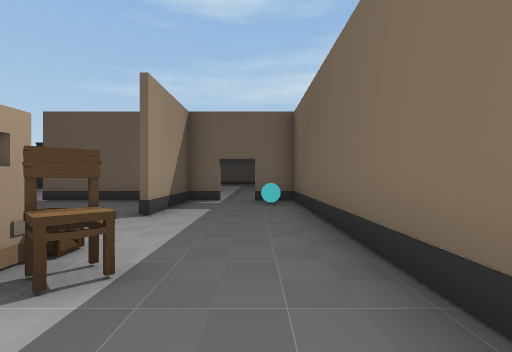
[1] (above)

24 first-person views from a walk through a 3-D level made in the Unity game engine. The camera is 1.4 m above the floor, looks level and sees 85° across. The floor is counted in squares, 2 m on a side. Each view is taken from the middle of a square. On the plan, view 1 faces up. The plan holds only what a view shows up to about 9 squares ahead; the rest is blank. The place goes on beyond the plan. Door leaves are left out, so doorways stand open.

[2]
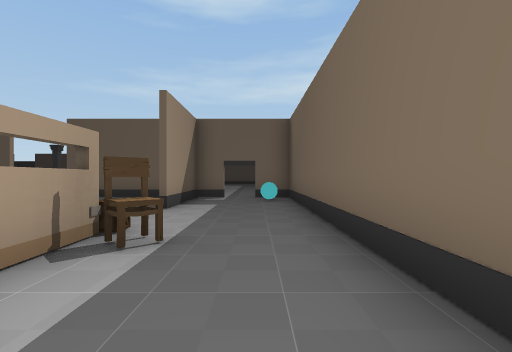

[3]
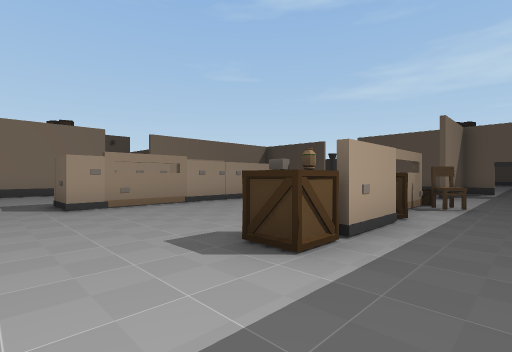

[4]
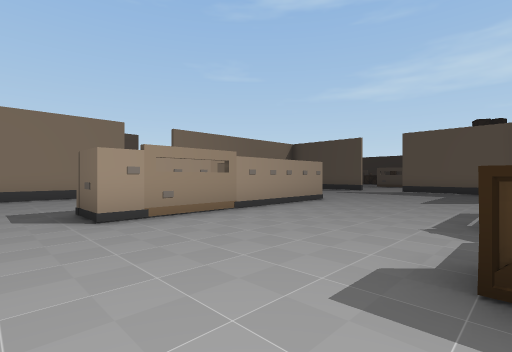

[5]
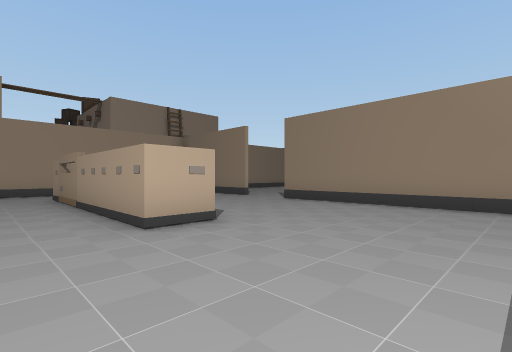

[6]
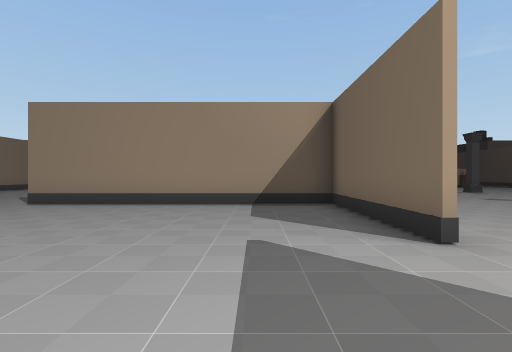

[7]
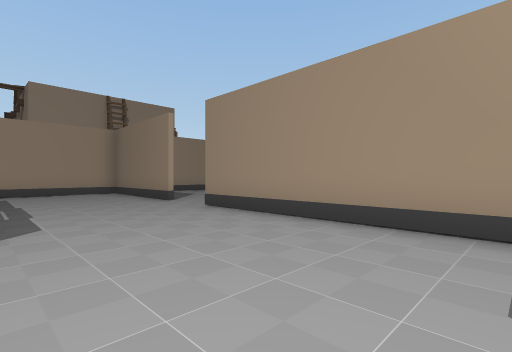

[8]
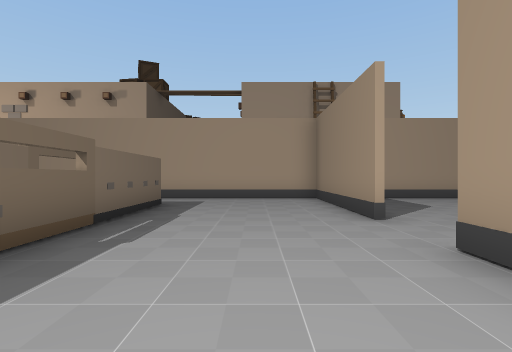

[9]
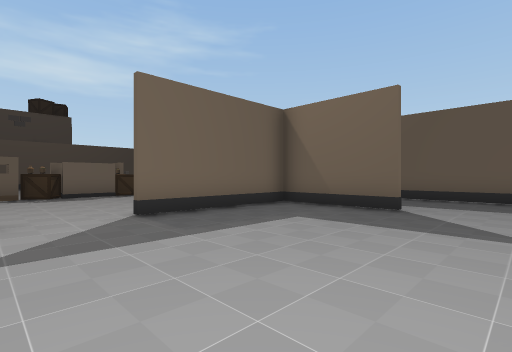

[10]
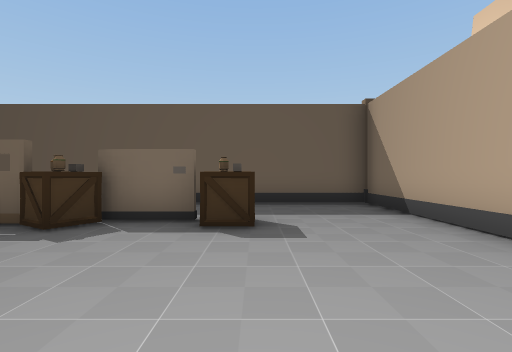

[11]
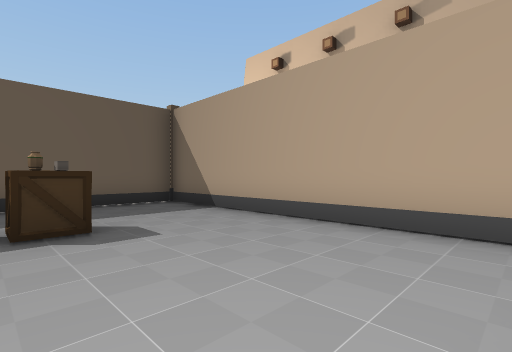

[12]
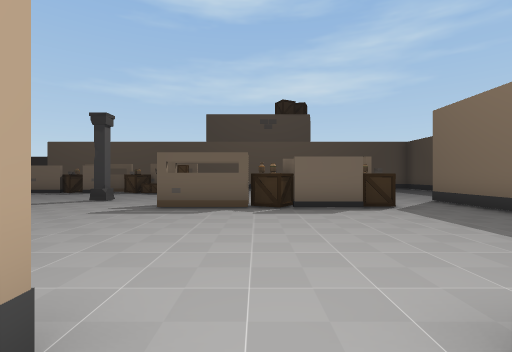

[13]
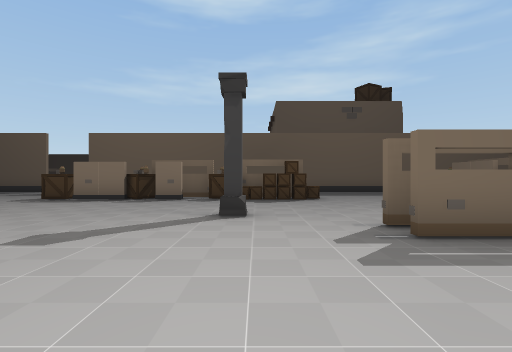

[14]
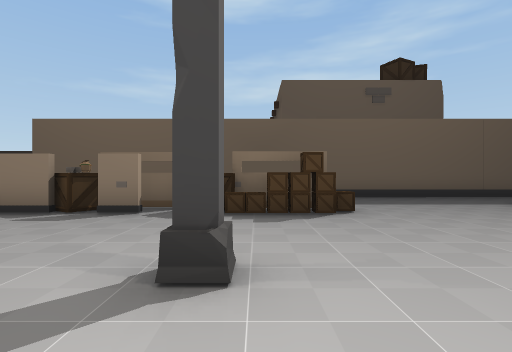

[15]
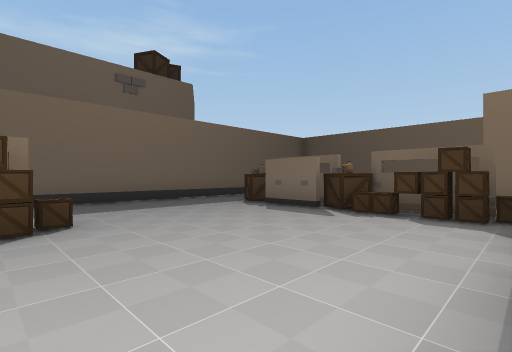

[16]
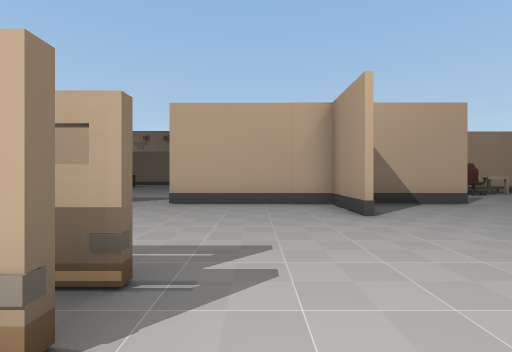

[17]
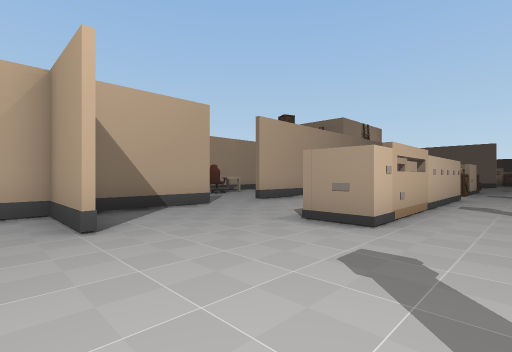

[18]
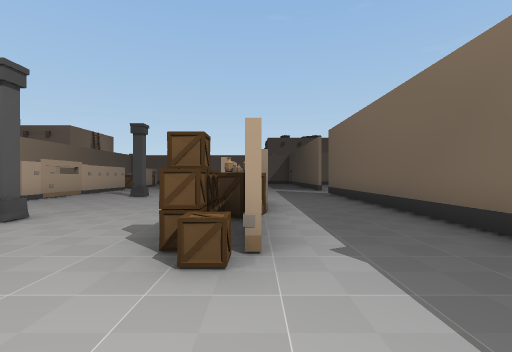

[19]
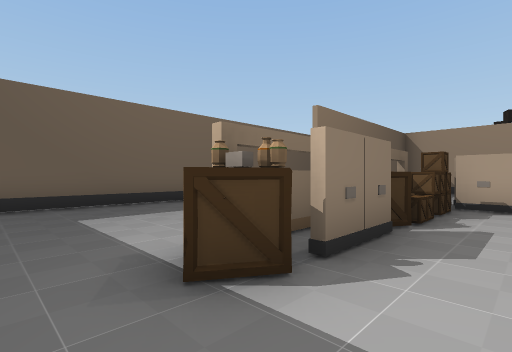

[20]
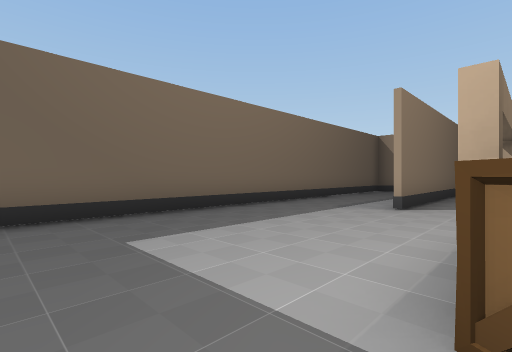

[21]
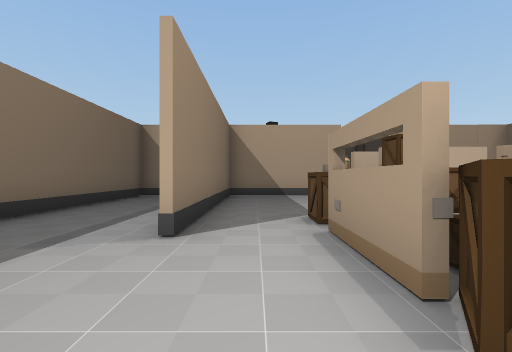

[22]
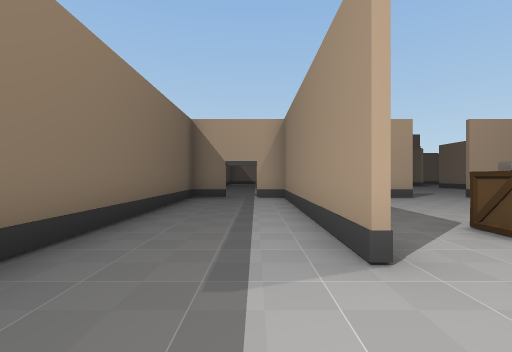

[23]
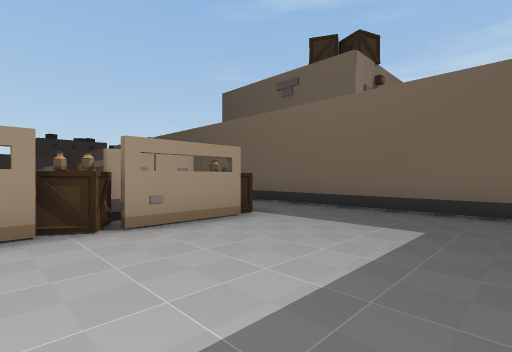

[24]
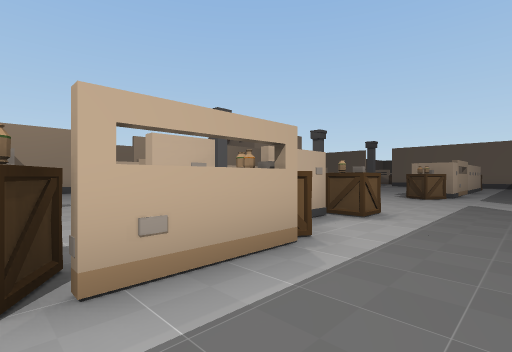

### Floor plan
Points are (right, up) in squares from view 1. A wall is a line through its corners. A room is listed if a view was taken in it or the views show most of it. See-through windows are left out.
Room 1 (view 1)
walls: (-1.9, 2.4) (-1.9, 1); (1.1, 0.1) (1.1, 2.5)
ways out: opening at (0, -1.5) to room 2; opening at (-0.5, 1.5) to room 4
objects: chair (-1, 2)
Room 2 (views 2, 3, 4, 5, 6, 7, 8, 9, 10, 11, 12)
walls: (-6.5, 1.6) (-6.5, -2.6); (-7.5, -1.5) (-7.5, -2.5); (-7.7, -2.4) (-7.7, 0.5); (-1.5, -0.6) (-1.5, -1.6); (-1.6, -1.6) (-1.6, -0.5); (-2, 4.9) (-2, 8.1); (-11.9, -1.4) (-11.9, -5.8) (1.1, -5.8) (1.1, -1.4); (-7.8, 7.9) (-11.9, 7.9); (-1, 7.9) (-6.1, 7.9); (-11.9, 8) (-11.9, 0.4)
ways out: opening at (0, -1.5) to room 1; open door at (-6.5, 8) to room 3; opening at (-2, 3.5) to room 4; open door at (-12, -0.5)
objects: other object (-7, 2); box (-2, -3) to (-2, -2); box (-2, 0); box (-2, 3)
Room 3 (views 13, 14, 15, 16, 17, 18, 19, 20, 21, 22, 23, 24)
walls: (-15.4, 18.2) (-16.4, 18.2); (-16.5, 18.4) (-15.5, 18.4); (-11.9, 10.2) (-11.9, 8); (-20.9, 12.5) (-15.4, 12.5); (-9.5, 18.9) (-11.5, 18.9); (-15.3, 8.1) (-12.5, 8.1); (-17.9, 8.1) (-17, 8.1); (-12, 8.1) (-7.8, 8.1); (-7.4, 13.1) (-9.1, 13.1); (-22.9, 19.2) (-22.4, 19.2); (-6, 14) (-5.5, 14); (-4.6, 13.1) (-6.3, 13.1); (-4.7, 17.4) (-4.7, 18.6); (-4.6, 18.5) (-4.6, 17.4); (-6.1, 8.1) (-5.3, 8.1); (-3.9, 17.5) (-3.9, 18.4); (-3.7, 18.5) (-3.7, 17.4); (-1.9, 14.9) (-1.9, 7.9); (-2, 9) (-2, 14.9); (-2, 8.1) (-1, 8.1); (-0.2, 21.9) (-17.4, 21.9); (-0.1, 8.1) (1.1, 8.1) (1.1, 20.9)
ways out: open door at (-6.5, 8) to room 2; gap at (-0.5, 8) to room 4; open door at (-16.5, 8)
objects: box (-22, 19); box (-17, 18) to (-17, 19); column (-16, 15); box (-15, 18); other object (-14, 18); other object (-13, 19); box (-12, 19); column (-11, 15); box (-11, 18); box (-10, 18); other object (-9, 13); other object (-9, 14); box (-9, 19); other object (-8, 19); box (-7, 13); box (-5, 15); box (-5, 16); box (-4, 13); other object (-4, 14); other object (-4, 15); other object (-4, 16); box (-4, 17); other object (-4, 19); box (-4, 20); box (-3, 14)
Room 4 (no view inside)
walls: (-1.9, 7.9) (-1.9, 4.9); (1.1, 2.5) (1.1, 7.9) (-0.1, 7.9)
ways out: opening at (-0.5, 1.5) to room 1; opening at (-2, 3.5) to room 2; gap at (-0.5, 8) to room 3
objects: ball (0, 7)

Positions as (right, up) in squares from view 1, and headings:
1: (0, 0), facing up
2: (0, -1), facing up
3: (0, -5), facing up-left
4: (-2, -5), facing up-left
5: (-5, 6), facing down-left
6: (-5, 6), facing left
7: (-8, 6), facing down-left
8: (-10, 3), facing down
9: (-8, 3), facing up-right
10: (-6, -3), facing right
11: (-6, -2), facing down-right
12: (-7, 7), facing up
13: (-11, 10), facing up
14: (-11, 13), facing up
15: (-10, 14), facing up-right
16: (-10, 15), facing down
17: (-11, 14), facing down-left
18: (-7, 19), facing left
19: (-6, 21), facing down-right
20: (-4, 21), facing down-right
21: (-3, 18), facing down
22: (-1, 17), facing down
23: (0, 16), facing up-left
24: (-12, 21), facing down-left
